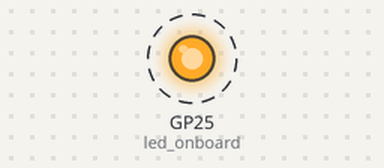
Bench run of a program on a simulated Raspberry Pi Pico running MicroPython. Parts: output pins drawn as LEDs (lit = HIGH). Dashed ring = blinking. WiFi joins after 1.5 s; what the program prints to the serial console is not drawn. At 1.5 s the program stops and its outputs stay as they are.

Above: at 0.05 s.
Timing chart, 0 to 3.0 s (numbered marks = the images above):
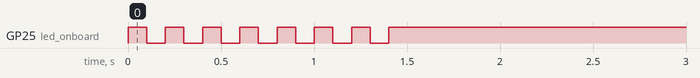

The program:

02_RP_WiFi_Connecting.py
```python
import machine
import network
import time

led_onboard = machine.Pin('LED', machine.Pin.OUT)
ssid = "Mffice_1"
password = "mfficegg"

def wifi_connect():
    wlan = network.WLAN(network.STA_IF)
    wlan.active(True)

    if not wlan.isconnected():
        print("Connecting to network...")
        wlan.connect(ssid, password)

        while not wlan.isconnected():
            led_onboard.toggle()
            time.sleep_ms(100)

        print(f"Connected to {ssid} successfully!")
        print('Network Config :', wlan.ifconfig())
        led_onboard.value(1)
        return True
    else:
        print("Already connected to network:", wlan.ifconfig())
        return True

if wifi_connect():
    pass
```

Measured:
- by itself, GP25 (led_onboard): alternates HIGH for 0.10 s and LOW for 0.10 s, 15 changes in all, then stays HIGH
